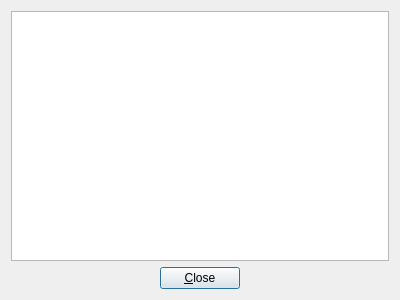
<?xml version="1.0" encoding="UTF-8"?>
<ui version="4.0">
 <class>dialogInfoBox</class>
 <widget class="QDialog" name="dialogInfoBox">
  <property name="windowModality">
   <enum>Qt::ApplicationModal</enum>
  </property>
  <property name="geometry">
   <rect>
    <x>0</x>
    <y>0</y>
    <width>400</width>
    <height>300</height>
   </rect>
  </property>
  <property name="windowTitle">
   <string notr="true">PC-BSD</string>
  </property>
  <layout class="QGridLayout" name="gridLayout">
   <item row="0" column="0">
    <widget class="QTextEdit" name="textDisplay">
     <property name="undoRedoEnabled">
      <bool>false</bool>
     </property>
     <property name="readOnly">
      <bool>true</bool>
     </property>
    </widget>
   </item>
   <item row="1" column="0">
    <layout class="QHBoxLayout" name="horizontalLayout">
     <item>
      <spacer name="horizontalSpacer">
       <property name="orientation">
        <enum>Qt::Horizontal</enum>
       </property>
       <property name="sizeHint" stdset="0">
        <size>
         <width>98</width>
         <height>20</height>
        </size>
       </property>
      </spacer>
     </item>
     <item>
      <widget class="QPushButton" name="pushClose">
       <property name="text">
        <string>&amp;Close</string>
       </property>
      </widget>
     </item>
     <item>
      <spacer name="horizontalSpacer_2">
       <property name="orientation">
        <enum>Qt::Horizontal</enum>
       </property>
       <property name="sizeHint" stdset="0">
        <size>
         <width>138</width>
         <height>20</height>
        </size>
       </property>
      </spacer>
     </item>
    </layout>
   </item>
  </layout>
 </widget>
 <resources/>
 <connections/>
</ui>
